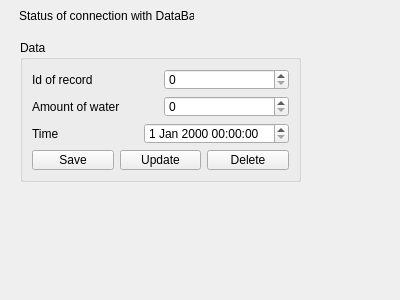
<?xml version="1.0" encoding="UTF-8"?>
<ui version="4.0">
 <class>Form</class>
 <widget class="QWidget" name="Form">
  <property name="geometry">
   <rect>
    <x>0</x>
    <y>0</y>
    <width>400</width>
    <height>300</height>
   </rect>
  </property>
  <property name="windowTitle">
   <string>Form</string>
  </property>
  <widget class="QLabel" name="StatusConnectionLabel">
   <property name="geometry">
    <rect>
     <x>19</x>
     <y>8</y>
     <width>175</width>
     <height>16</height>
    </rect>
   </property>
   <property name="text">
    <string>Status of connection with DataBase:</string>
   </property>
  </widget>
  <widget class="QGroupBox" name="groupBox">
   <property name="geometry">
    <rect>
     <x>20</x>
     <y>40</y>
     <width>281</width>
     <height>142</height>
    </rect>
   </property>
   <property name="title">
    <string>Data</string>
   </property>
   <layout class="QVBoxLayout" name="verticalLayout">
    <item>
     <layout class="QHBoxLayout" name="horizontalLayout_3">
      <item>
       <widget class="QLabel" name="labelID">
        <property name="text">
         <string>Id of record</string>
        </property>
       </widget>
      </item>
      <item>
       <widget class="QSpinBox" name="spinBoxID"/>
      </item>
     </layout>
    </item>
    <item>
     <layout class="QHBoxLayout" name="horizontalLayout_2">
      <item>
       <widget class="QLabel" name="labelWater">
        <property name="text">
         <string>Amount of water</string>
        </property>
       </widget>
      </item>
      <item>
       <widget class="QSpinBox" name="spinBoxWater"/>
      </item>
     </layout>
    </item>
    <item>
     <layout class="QHBoxLayout" name="horizontalLayout">
      <item>
       <widget class="QLabel" name="labelTime">
        <property name="text">
         <string>Time</string>
        </property>
       </widget>
      </item>
      <item>
       <widget class="QDateTimeEdit" name="dateTimeEdit"/>
      </item>
     </layout>
    </item>
    <item>
     <layout class="QHBoxLayout" name="horizontalLayout_4">
      <item>
       <widget class="QPushButton" name="OkButton">
        <property name="text">
         <string>Save</string>
        </property>
       </widget>
      </item>
      <item>
       <widget class="QPushButton" name="UpdateButton">
        <property name="text">
         <string>Update</string>
        </property>
       </widget>
      </item>
      <item>
       <widget class="QPushButton" name="pushButtonDelete">
        <property name="text">
         <string>Delete</string>
        </property>
       </widget>
      </item>
     </layout>
    </item>
   </layout>
  </widget>
 </widget>
 <resources/>
 <connections/>
</ui>
